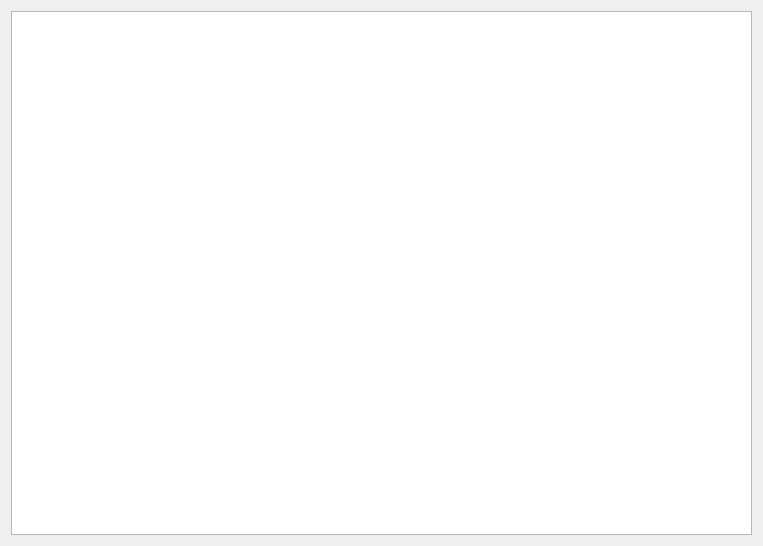
<?xml version="1.0" encoding="UTF-8"?>
<ui version="4.0">
 <class>DlgAbout</class>
 <widget class="QDialog" name="DlgAbout">
  <property name="geometry">
   <rect>
    <x>0</x>
    <y>0</y>
    <width>763</width>
    <height>546</height>
   </rect>
  </property>
  <property name="windowTitle">
   <string>About Landeg</string>
  </property>
  <layout class="QGridLayout" name="gridLayout">
   <item row="0" column="0" colspan="2">
    <widget class="QTextBrowser" name="textBrowser">
     <property name="styleSheet">
      <string notr="true"/>
     </property>
     <property name="html">
      <string>
      <!-- &lt;!DOCTYPE HTML PUBLIC &quot;-//W3C//DTD HTML 4.0//EN&quot; &quot;http://www.w3.org/TR/REC-html40/strict.dtd&quot;&gt;
&lt;html&gt;&lt;head&gt;&lt;meta name=&quot;qrichtext&quot; content=&quot;1&quot; /&gt;&lt;style type=&quot;text/css&quot;&gt;
p, li { white-space: pre-wrap; } -->
<!-- &lt;/style&gt;&lt;/head&gt;&lt;body style=&quot; font-family:'MS Shell Dlg 2'; font-size:7.875pt; font-weight:400; font-style:normal;&quot;&gt; -->
<!-- &lt;p align=&quot;center&quot; style=&quot; margin-top:0px; margin-bottom:0px; margin-left:0px; margin-right:0px; -qt-block-indent:0; text-indent:0px;&quot;&gt;&lt;img src=&quot;:/plugins/LDMP/icons/trends_earth_logo_bl_small.png&quot; /&gt;&lt;/p&gt; -->
<!-- &lt;p align=&quot;center&quot; style=&quot;-qt-paragraph-type:empty; margin-top:0px; margin-bottom:0px; margin-left:0px; margin-right:0px; -qt-block-indent:0; text-indent:0px; font-size:8pt;&quot;&gt;&lt;br /&gt;&lt;/p&gt; -->
<!-- &lt;p align=&quot;center&quot; style=&quot; margin-top:0px; margin-bottom:0px; margin-left:0px; margin-right:0px; -qt-block-indent:0; text-indent:0px;&quot;&gt;&lt;span style=&quot; font-size:12pt;&quot;&gt;Version VERSION_NUMBER&lt;/span&gt;&lt;/p&gt; -->
<!-- &lt;p align=&quot;center&quot; style=&quot;-qt-paragraph-type:empty; margin-top:0px; margin-bottom:0px; margin-left:0px; margin-right:0px; -qt-block-indent:0; text-indent:0px; font-size:8pt;&quot;&gt;&lt;br /&gt;&lt;/p&gt; -->
<!-- &lt;p align=&quot;center&quot; style=&quot; margin-top:0px; margin-bottom:0px; margin-left:0px; margin-right:0px; -qt-block-indent:0; text-indent:0px;&quot;&gt;&lt;span style=&quot; font-size:12pt;&quot;&gt;Access the user guide here:&lt;/span&gt;&lt;/p&gt; -->
<!-- &lt;p align=&quot;center&quot; style=&quot; margin-top:0px; margin-bottom:0px; margin-left:0px; margin-right:0px; -qt-block-indent:0; text-indent:0px;&quot;&gt;&lt;a href=&quot;http://trends.earth/docs/en&quot;&gt;&lt;span style=&quot; font-size:12pt; text-decoration: underline; color:#0000ff;&quot;&gt;http://trends.earth/docs/en&lt;/span&gt;&lt;/a&gt;&lt;/p&gt; -->
<!-- &lt;p style=&quot;-qt-paragraph-type:empty; margin-top:0px; margin-bottom:0px; margin-left:0px; margin-right:0px; -qt-block-indent:0; text-indent:0px; font-size:8pt;&quot;&gt;&lt;br /&gt;&lt;/p&gt; -->
<!-- &lt;p style=&quot; margin-top:0px; margin-bottom:0px; margin-left:0px; margin-right:0px; -qt-block-indent:0; text-indent:0px;&quot;&gt;&lt;span style=&quot; font-size:8pt;&quot;&gt;trends.earth (formerly the Land Degradation Monitoring Toolbox) is a tool for monitoring land change. trends.earth is a &lt;/span&gt;&lt;a href=&quot;http://www.qgis.org&quot;&gt;&lt;span style=&quot; font-size:8pt; text-decoration: underline; color:#0000ff;&quot;&gt;QGIS&lt;/span&gt;&lt;/a&gt;&lt;span style=&quot; font-size:8pt;&quot;&gt; plugin that supports monitoring of land change, including changes in productivity, land cover, and soil organic carbon. The tool can support monitoring land degradation for reporting to the Global Environment Facility (GEF) and United Nations Convention to Combat Desertification (UNCCD), as well as tracking progress towards achivement of Sustainable Development Goal (SDG) target 15.3, Land Degradation Neutrality (LDN).&lt;/span&gt;&lt;/p&gt; -->
<!-- &lt;p style=&quot;-qt-paragraph-type:empty; margin-top:0px; margin-bottom:0px; margin-left:0px; margin-right:0px; -qt-block-indent:0; text-indent:0px; font-size:8pt;&quot;&gt;&lt;br /&gt;&lt;/p&gt; -->
<!-- &lt;p style=&quot; margin-top:0px; margin-bottom:0px; margin-left:0px; margin-right:0px; -qt-block-indent:0; text-indent:0px;&quot;&gt;&lt;span style=&quot; font-size:8pt;&quot;&gt;trends.earth was produced as an output of the GEF-funded project &amp;quot;&lt;/span&gt;&lt;a href=&quot;http://vitalsigns.org/gef-ldmp&quot;&gt;&lt;span style=&quot; font-size:8pt; text-decoration: underline; color:#0000ff;&quot;&gt;Enabling the use of global data sources to assess and monitor land degradation at multiple scales&amp;quot;&lt;/span&gt;&lt;/a&gt;&lt;span style=&quot; font-size:8pt;&quot;&gt;. The project aims to provide guidance on robust methods and a tool for assessing, monitoring status, and estimating trends in land degradation using remote sensing technology.&lt;/span&gt;&lt;/p&gt; -->
<!-- &lt;p style=&quot;-qt-paragraph-type:empty; margin-top:0px; margin-bottom:0px; margin-left:0px; margin-right:0px; -qt-block-indent:0; text-indent:0px; font-size:8pt;&quot;&gt;&lt;br /&gt;&lt;/p&gt; -->
<!-- &lt;p style=&quot; margin-top:0px; margin-bottom:0px; margin-left:0px; margin-right:0px; -qt-block-indent:0; text-indent:0px;&quot;&gt;&lt;span style=&quot; font-size:8pt;&quot;&gt;trends.earth is free and open-source. The &lt;/span&gt;&lt;a href=&quot;https://github.com/ConservationInternational/trends.earth&quot;&gt;&lt;span style=&quot; font-size:8pt; text-decoration: underline; color:#0000ff;&quot;&gt;code is freely available online&lt;/span&gt;&lt;/a&gt;&lt;span style=&quot; font-size:8pt;&quot;&gt;. The code is licensed under the GNU General Public License, version 2.0 or later.&lt;/span&gt;&lt;/p&gt; -->
<!-- &lt;p style=&quot;-qt-paragraph-type:empty; margin-top:0px; margin-bottom:0px; margin-left:0px; margin-right:0px; -qt-block-indent:0; text-indent:0px; font-size:8pt;&quot;&gt;&lt;br /&gt;&lt;/p&gt;
&lt;p style=&quot; margin-top:0px; margin-bottom:0px; margin-left:0px; margin-right:0px; -qt-block-indent:0; text-indent:0px;&quot;&gt;&lt;span style=&quot; font-size:8pt;&quot;&gt;This products of trends.earth are made available under the terms of the Creative Commons Attribution 4.0 International License (&lt;/span&gt;&lt;a href=&quot;https://creativecommons.org/licenses/by/4.0/&quot;&gt;&lt;span style=&quot; font-size:8pt; text-decoration: underline; color:#0000ff;&quot;&gt;CC BY 4.0&lt;/span&gt;&lt;/a&gt;&lt;span style=&quot; font-size:8pt;&quot;&gt;). The boundaries and names used, and the designations used, in trends.earth do not imply official endorsement or acceptance by Conservation International Foundation, or its partner organizations and contributors.&lt;/span&gt;&lt;/p&gt;
&lt;p style=&quot;-qt-paragraph-type:empty; margin-top:0px; margin-bottom:0px; margin-left:0px; margin-right:0px; -qt-block-indent:0; text-indent:0px; font-size:8pt;&quot;&gt;&lt;br /&gt;&lt;/p&gt;
&lt;p style=&quot; margin-top:0px; margin-bottom:0px; margin-left:0px; margin-right:0px; -qt-block-indent:0; text-indent:0px;&quot;&gt;&lt;span style=&quot; font-size:8pt;&quot;&gt;If you encounter any bugs or have any issues with using the plugin, please contact us at &lt;/span&gt;&lt;a href=&quot;mailto:trends.earth@conservation.org&quot;&gt;&lt;span style=&quot; font-size:8pt; text-decoration: underline; color:#0000ff;&quot;&gt;trends.earth@conservation.org&lt;/span&gt;&lt;/a&gt;&lt;span style=&quot; font-size:8pt;&quot;&gt;, or &lt;/span&gt;&lt;a href=&quot;https://github.com/ConservationInternational/trends.earth/issues&quot;&gt;&lt;span style=&quot; font-size:8pt; text-decoration: underline; color:#0000ff;&quot;&gt;report an issue on github&lt;/span&gt;&lt;/a&gt;&lt;span style=&quot; font-size:8pt;&quot;&gt;.&lt;/span&gt;&lt;/p&gt;
&lt;p style=&quot;-qt-paragraph-type:empty; margin-top:0px; margin-bottom:0px; margin-left:0px; margin-right:0px; -qt-block-indent:0; text-indent:0px; font-size:8pt;&quot;&gt;&lt;br /&gt;&lt;/p&gt;
&lt;p style=&quot; margin-top:0px; margin-bottom:0px; margin-left:0px; margin-right:0px; -qt-block-indent:0; text-indent:0px;&quot;&gt;&lt;span style=&quot; font-size:8pt;&quot;&gt;Citation:&lt;/span&gt;&lt;/p&gt;
&lt;p style=&quot; margin-top:0px; margin-bottom:0px; margin-left:0px; margin-right:0px; -qt-block-indent:0; text-indent:0px;&quot;&gt;&lt;span style=&quot; font-size:8pt;&quot;&gt;Trends.Earth. Conservation International. Available online at: http://trends.earth. 2018.&lt;/span&gt;&lt;/p&gt; -->
<!-- &lt;p style=&quot;-qt-paragraph-type:empty; margin-top:0px; margin-bottom:0px; margin-left:0px; margin-right:0px; -qt-block-indent:0; text-indent:0px; font-size:8pt;&quot;&gt;&lt;br /&gt;&lt;/p&gt;
&lt;p style=&quot;-qt-paragraph-type:empty; margin-top:0px; margin-bottom:0px; margin-left:0px; margin-right:0px; -qt-block-indent:0; text-indent:0px; font-size:8pt;&quot;&gt;&lt;br /&gt;&lt;/p&gt;
&lt;p style=&quot;-qt-paragraph-type:empty; margin-top:0px; margin-bottom:0px; margin-left:0px; margin-right:0px; -qt-block-indent:0; text-indent:0px; font-size:8pt;&quot;&gt;&lt;br /&gt;&lt;/p&gt;
&lt;table border=&quot;0&quot; style=&quot; margin-top:0px; margin-bottom:0px; margin-left:0px; margin-right:0px;&quot; width=&quot;100%&quot; cellspacing=&quot;0&quot; cellpadding=&quot;0&quot;&gt;
&lt;tr&gt;
&lt;td style=&quot; vertical-align:middle;&quot;&gt;
&lt;p align=&quot;center&quot; style=&quot; margin-top:0px; margin-bottom:0px; margin-left:0px; margin-right:0px; -qt-block-indent:0; text-indent:0px;&quot;&gt;&lt;img src=&quot;:/plugins/LDMP/icons/GEF_logo_small.png&quot; style=&quot;vertical-align: middle;&quot; /&gt;&lt;/p&gt;&lt;/td&gt;
&lt;td style=&quot; vertical-align:middle;&quot;&gt;
&lt;p align=&quot;center&quot; style=&quot; margin-top:0px; margin-bottom:0px; margin-left:0px; margin-right:0px; -qt-block-indent:0; text-indent:0px;&quot;&gt;&lt;img src=&quot;:/plugins/LDMP/icons/CI_logo_small.png&quot; style=&quot;vertical-align: middle;&quot; /&gt;&lt;/p&gt;&lt;/td&gt;
&lt;td style=&quot; vertical-align:middle;&quot;&gt;
&lt;p align=&quot;center&quot; style=&quot; margin-top:0px; margin-bottom:0px; margin-left:0px; margin-right:0px; -qt-block-indent:0; text-indent:0px;&quot;&gt;&lt;img src=&quot;:/plugins/LDMP/icons/LU_logo_small.png&quot; style=&quot;vertical-align: middle;&quot; /&gt;&lt;/p&gt;&lt;/td&gt;
&lt;td style=&quot; vertical-align:middle;&quot;&gt;
&lt;p align=&quot;center&quot; style=&quot; margin-top:0px; margin-bottom:0px; margin-left:0px; margin-right:0px; -qt-block-indent:0; text-indent:0px;&quot;&gt;&lt;img src=&quot;:/plugins/LDMP/icons/NASA_logo_small.png&quot; style=&quot;vertical-align: middle;&quot; /&gt;&lt;/p&gt;&lt;/td&gt;
 &lt;td&gt;&lt;/td&gt;&lt;/tr&gt;&lt;/table&gt;&lt;/body&gt;&lt;/html&gt; -->
      </string>
     </property>
     <property name="openExternalLinks">
      <bool>true</bool>
     </property>
    </widget>
   </item>
  </layout>
 </widget>
 <resources>
  <include location="../resources.qrc"/>
 </resources>
 <connections/>
</ui>
